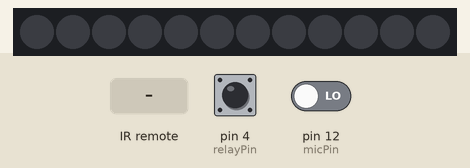
Simulated run of this sketch. Board: Arduino Uno, built with avr-gcc and run on an emulated ATmega328P. On the bench: 12 RGB LEDs in strip order, left to right. The test bench sets the inputs (shaded band); at power-on: pin 4 (relayPin) LOW, pin 12 (micPin) LOW. What the sketch prints to the serial monitor is not drawn.

Above: at 1.2 s.
1.3 s: pin 4 (relayPin) driven HIGH
At 2.6 s:
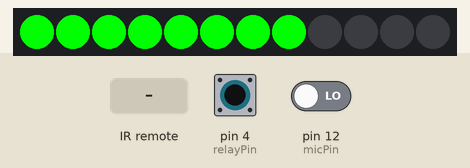
2.9 s: pin 12 (micPin) driven HIGH
At 3.5 s:
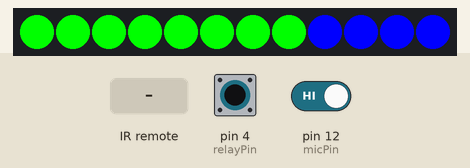
4.4 s: infrared code 0xFF629D received
At 4.49 s:
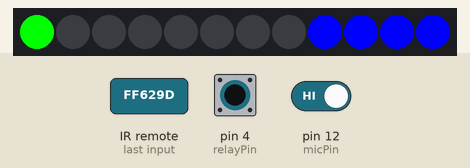
6.0 s: pin 4 (relayPin) driven LOW
At 7.2 s:
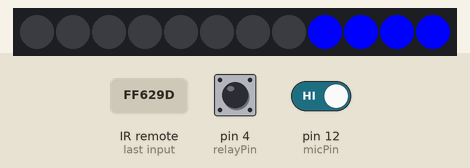
7.5 s: pin 12 (micPin) driven LOW
At 8.2 s:
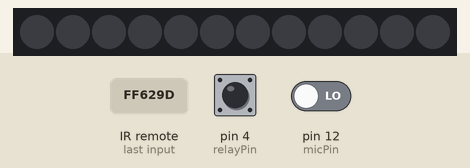
10.5 s: pin 4 (relayPin) pulsed HIGH 5 times (0.12 s each, 0.3 s apart)
At 11.2 s:
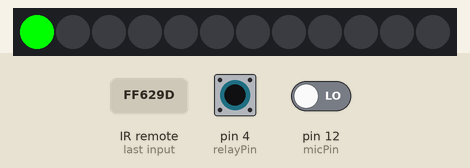
Timing chart, 0 to 13.5 s (numbered marks = the images above; inputs shaded):
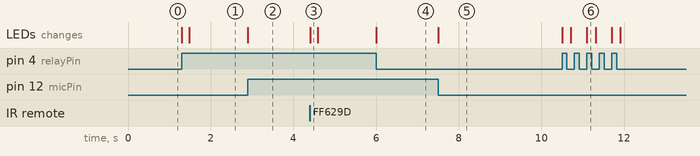

The sketch:

relay_bt_ir_but.ino
```cpp
/*
  Last edited: Jul 19 2019
  by Ruben Verhagen
*/

#include <SoftwareSerial.h>
#include <Adafruit_NeoPixel.h>
#include <IRremote.h>

//PIN DEFINITIONS
#define ledPin    6
#define relayPin   4  //THIS IS THE SWITCH PIN, CONTROLLING THE RELAY
#define irPin 10 //power, gnd, pin
#define micPin 12 //digital


#define ledCount 12
Adafruit_NeoPixel strip(ledCount, ledPin);

IRrecv irrecv(irPin);  //IR reciever
decode_results results; //results from IR

SoftwareSerial Bluetooth(2,3);  //defines arduino RX,TX

int data=0;
int brite=255;
int pulse=25;
int change=1;
bool micState = false;
bool relayState = true;

void setup() {
  Bluetooth.begin(9600);
  Serial.begin(9600);

  strip.begin();
  strip.show();  // Initialize all pixels to 'off'
  strip.setBrightness(255); // Set BRIGHTNESS (max = 255)

  irrecv.enableIRIn();

  pinMode(relayPin, INPUT);
  pinMode(micPin, INPUT);

  //initialize the relay lights
  if(digitalRead(relayPin)==HIGH){
    colorWipe(strip.Color(0,   brite,   0), pulse); // Green
    relayState=true;
  }
  else{
    colorWipe(0, 0); // Blank
    relayState=false;
  }

  //initialize mic lights
  if(digitalRead(micPin) == HIGH)
  {
    for(int j=ledCount-4; j<ledCount; j++) {
      strip.setPixelColor(j, strip.Color(0,   0, brite));
      strip.show();
    }//for
    micState = true;
  }
  else
  {
    for(int j=ledCount-4; j<ledCount; j++) {
      strip.setPixelColor(j, 0);
      strip.show();
    }//for
    micState = false;
  }
}//setup

/* BLUETOOTH APP DATA
 *  when a button is pressed on the app, it will send a certain data value
 *  Function-------------Value
 *  Camera Covered-------0
 *  Camera Open----------1
 *  Intermittent Camera--2
 *  Relay Off------------3
 *  Relay On-------------4
 */

 /* IR REMOTE DATA
 * On/Off 16736925
 * A      16720605
 * B      16712445
 * C      16761405
 * CENTER 16718055
 * UP     16750695
 * DOWN   16726215
 * LEFT   16724175
 * RIGHT  16743045
 */

void loop() {
  if(digitalRead(micPin) == HIGH)
  {
    if(micState == false)
    {
      for(int j=ledCount-4; j<ledCount; j++) {
        strip.setPixelColor(j, strip.Color(0,   0, brite));
        strip.show();
      }//for
    }
    micState = true;
  }
  else
  {
    if(micState == true)
    {
      for(int j=ledCount-4; j<ledCount; j++) {
        strip.setPixelColor(j, 0);
        strip.show();
      }//for
    }
    micState = false;
  }

  //BLUETOOTH DATA CONTROL
  if (Bluetooth.available()){//checks if the app is sending new data
    data=Bluetooth.read();
    switch(data){
      case 3:
        digitalWrite(relayPin, LOW);
        colorWipe(0,0);
        break;
      case 4:
        change=1;
        digitalWrite(relayPin, HIGH);
        colorWipe(strip.Color(0,   brite,   0), pulse); // Green
        break;
    }//switch data
  }  //if Bluetooth.available

  //IR DATA CONTROL
  if (irrecv.decode(&results))
  {
    irrecv.resume();
    switch(results.value)
    {
      case 16736925: //if ON/OFF is pushed
        if(relayState==false){
          digitalWrite(relayPin, HIGH);
          colorWipe(strip.Color(0,   brite,   0), pulse); // Green
          relayState=true;
        }//if
        else if(relayState==true){
          digitalWrite(relayPin, LOW);
          colorWipe(0,0);
          relayState=false;
        }//else
        break;

    }//switch
  } //if irrecv

  //SWITCH CONTROL
  Serial.write(digitalRead(relayPin));
  if(digitalRead(relayPin)==HIGH){
    if(relayState==false){
      colorWipe(strip.Color(0,   brite,   0), pulse); // Green
      relayState=true;

    }

  }
  else{
    if(relayState==true){
    colorWipe(0, 0); // Blank
    relayState=false;
    }

  }

}//loop

// Fill strip pixels one after another with a color. Strip is NOT cleared
// first; anything there will be covered pixel by pixel. Pass in color
// (as a single 'packed' 32-bit value, which you can get by calling
// strip.Color(red, green, blue) as shown in the loop() function above),
// and a delay time (in milliseconds) between pixels.
void colorWipe(uint32_t color, int wait) {
  for(int j=0; j<strip.numPixels()-4; j++) { // For each pixel in strip...
    strip.setPixelColor(j, color);         //  Set pixel's color (in RAM)
    strip.show();                          //  Update strip to match
    delay(wait);                           //  Pause for a moment

  }//for
}//colorWipe
```

Measured:
- after the input at 1.3 s, the LEDs: first change at once (image 1 shows a later state)
- after the input at 2.9 s, the LEDs: change at once (image 2)
- after the input at 4.4 s, the LEDs: change at once (image 3)
- after the input at 6.0 s, the LEDs: change at once (image 4)
- after the input at 7.5 s, the LEDs: change at once (image 5)
- after the input at 10.5 s, the LEDs: change at once (image 6)
